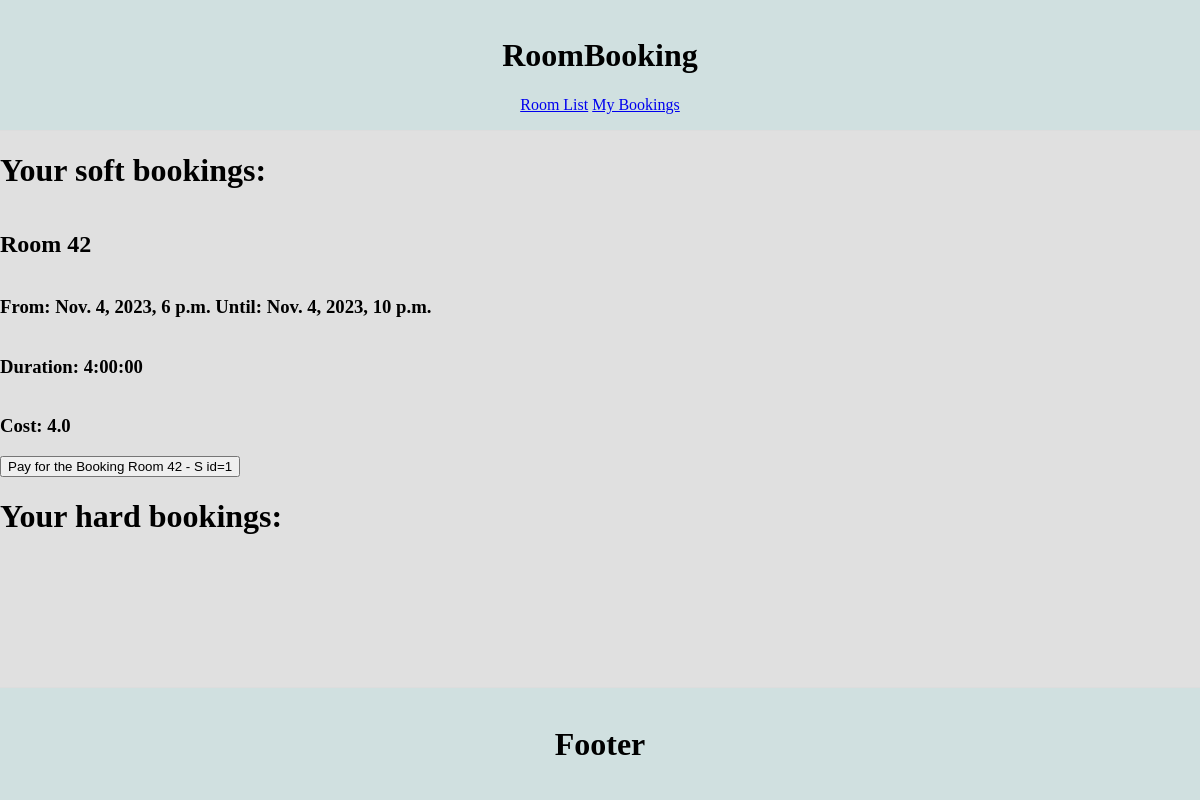
The page /booking_records/ on the database as committed earlier.
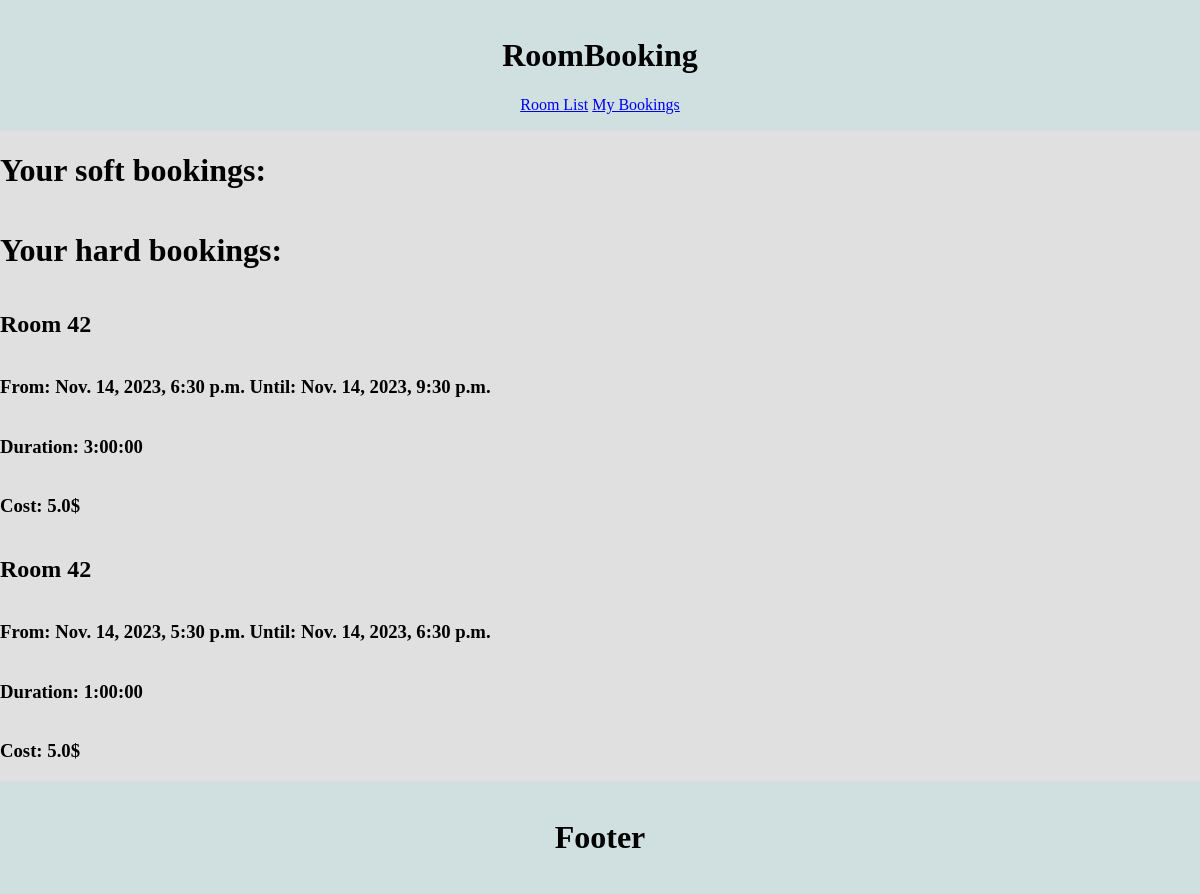
The same page on the database as committed later.
### booking/models.py (models this page shows)
class BookingRecord(models.Model):
    SOFT = "S"
    HARD = "H"
    BOOKING_TYPE_CHOICES = [
        (SOFT, "Soft"),
        (HARD, "Hard"),
    ]
    booking_type = models.CharField(max_length=1, choices=BOOKING_TYPE_CHOICES)
    booking_user = models.ForeignKey(User, on_delete=models.CASCADE)
    booking_from = models.DateTimeField()
    booking_until = models.DateTimeField()
    duration = models.DurationField()  # auto calculate? where?
    room = models.ForeignKey(Room, on_delete=models.CASCADE)
    cost = models.FloatField()  # auto calculate
    def __str__(self):
        return f"{self.room} - {self.booking_type} id={self.id}"

class Room(models.Model):
    name = models.CharField(max_length=100)
    description = (
        models.TextField()
    )  # can be rich text field with a lot of possibilities for customisation
    cost_per_hour = models.FloatField(default=1)
    closed_from = models.TimeField()
    closed_until = models.TimeField()  # should validate from and until when save
    def __str__(self):
        return self.name

### booking/views.py (the view, shortened to what this page needs)
class BookingRecordsView(View):
    template_name = "booking/booking_records.html"
    def get(self, request):
        context = get_booking_records_context(request)
        return render(request, self.template_name, context)

### booking/services/views_services.py (called while the page is built)
def get_booking_records_context(request):
    soft_booking_records = BookingRecord.objects.filter(
        booking_type=BookingRecord.SOFT
    )  # can add user filter here
    hard_booking_records = BookingRecord.objects.filter(
        booking_type=BookingRecord.HARD
    )  # can add user filter here
    context = {}
    context["soft_booking_records"] = soft_booking_records
    context["hard_booking_records"] = hard_booking_records
    return context

### booking/templates/booking/booking_records.html (shortened to what this page needs)
{% extends 'base.html' %}
{% block content %}
    <h1>Your soft bookings:</h1>
    {% for booking_record in soft_booking_records %}
        <h2>{{ booking_record.room }}</h2>
        <h3>From: {{ booking_record.booking_from }} Until: {{ booking_record.booking_until }}</h3>
        <h3>Duration: {{ booking_record.duration }}</h3>
        <h3>Cost: {{ booking_record.cost }}</h3>
        <form method="post">
            <button type="submit" name="create payment record">Pay for the Booking {{ booking_record }}</button>
        </form>
    {% endfor %}
    <h1>Your hard bookings:</h1>
    {% for booking_record in hard_booking_records %}
        <h2>{{ booking_record.room }}</h2>
        <h3>From: {{ booking_record.booking_from }} Until: {{ booking_record.booking_until }}</h3>
        <h3>Duration: {{ booking_record.duration }}</h3>
        <h3>Cost: {{ booking_record.cost }}$</h3>
    {% endfor %}
{% endblock %}

### booking/templates/base.html (shortened to what this page needs)
<!DOCTYPE html>
<html>
<head>
</head>
<body>
<div class="site-header">
    <h1>RoomBooking</h1>
    <a href="{% url 'booking:room_list'%}">Room List</a>
    <a href="{% url 'booking:booking_records'%}">My Bookings</a>
</div>
{% block content %}{% endblock %}
<div class="site-footer">
    <h1>Footer</h1>
</div>
</body>
</html>

Rows that differ between the two databases and show on the page:
removed BookingRecord: room "Room 42", booking_from "Nov. 4, 2023, 6 p.m.", booking_until "Nov. 4, 2023, 10 p.m.", duration "4:00:00", cost "4.0", room+booking_type+id "Room 42 - S id=1", shown under "Your soft bookings:"
added BookingRecord: room "Room 42", booking_from "Nov. 14, 2023, 6:30 p.m.", booking_until "Nov. 14, 2023, 9:30 p.m.", duration "3:00:00", cost "5.0", shown under "Your hard bookings:"
added BookingRecord: room "Room 42", booking_from "Nov. 14, 2023, 5:30 p.m.", booking_until "Nov. 14, 2023, 6:30 p.m.", duration "1:00:00", cost "5.0", shown under "Your hard bookings:"
